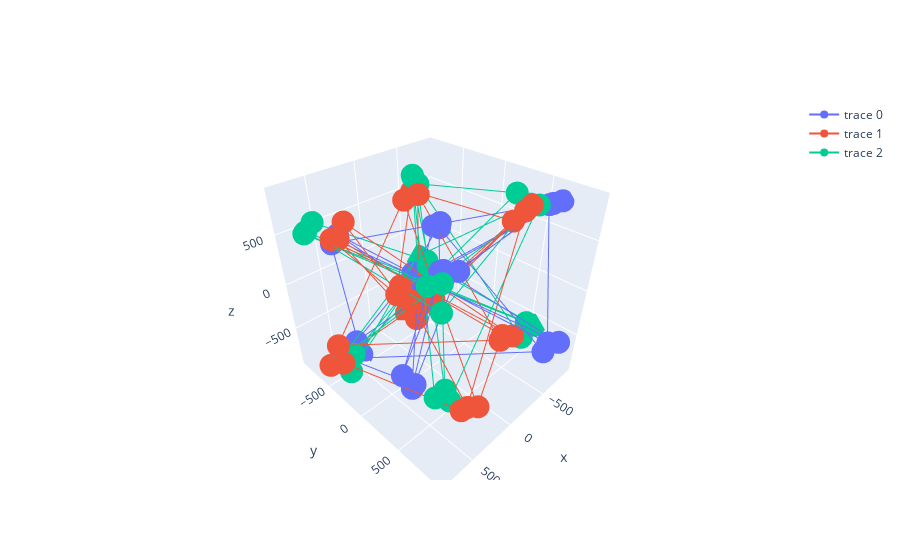

The cell this chart's notebook holds for it:
### Code cell
# 19

s0 = np.array([
[404,-588,-901],
[528,-643,409],
[-838,591,734],
[390,-675,-793],
[-537,-823,-458],
[-485,-357,347],
[-345,-311,381],
[-661,-816,-575],
[-876,649,763],
[-618,-824,-621],
[553,345,-567],
[474,580,667],
[-447,-329,318],
[-584,868,-557],
[544,-627,-890],
[564,392,-477],
[455,729,728],
[-892,524,684],
[-689,845,-530],
[423,-701,434],
[7,-33,-71],
[630,319,-379],
[443,580,662],
[-789,900,-551],
[459,-707,401]]).T

s1 = np.array([
[686,422,578],
[605,423,415],
[515,917,-361],
[-336,658,858],
[95,138,22],
[-476,619,847],
[-340,-569,-846],
[567,-361,727],
[-460,603,-452],
[669,-402,600],
[729,430,532],
[-500,-761,534],
[-322,571,750],
[-466,-666,-811],
[-429,-592,574],
[-355,545,-477],
[703,-491,-529],
[-328,-685,520],
[413,935,-424],
[-391,539,-444],
[586,-435,557],
[-364,-763,-893],
[807,-499,-711],
[755,-354,-619],
[553,889,-390]]).T

s2 = np.array([
[649,640,665],
[682,-795,504],
[-784,533,-524],
[-644,584,-595],
[-588,-843,648],
[-30,6,44],
[-674,560,763],
[500,723,-460],
[609,671,-379],
[-555,-800,653],
[-675,-892,-343],
[697,-426,-610],
[578,704,681],
[493,664,-388],
[-671,-858,530],
[-667,343,800],
[571,-461,-707],
[-138,-166,112],
[-889,563,-600],
[646,-828,498],
[640,759,510],
[-630,509,768],
[-681,-892,-333],
[673,-379,-804],
[-742,-814,-386],
[577,-820,562]]).T

import plotly.graph_objects as go

fig = go.Figure(data=[
    go.Scatter3d(x=s0[0], y=s0[1], z=s0[2]),
    go.Scatter3d(x=s1[0], y=s1[1], z=s1[2]),
    go.Scatter3d(x=s2[0], y=s2[1], z=s2[2]),
])
fig.show()
